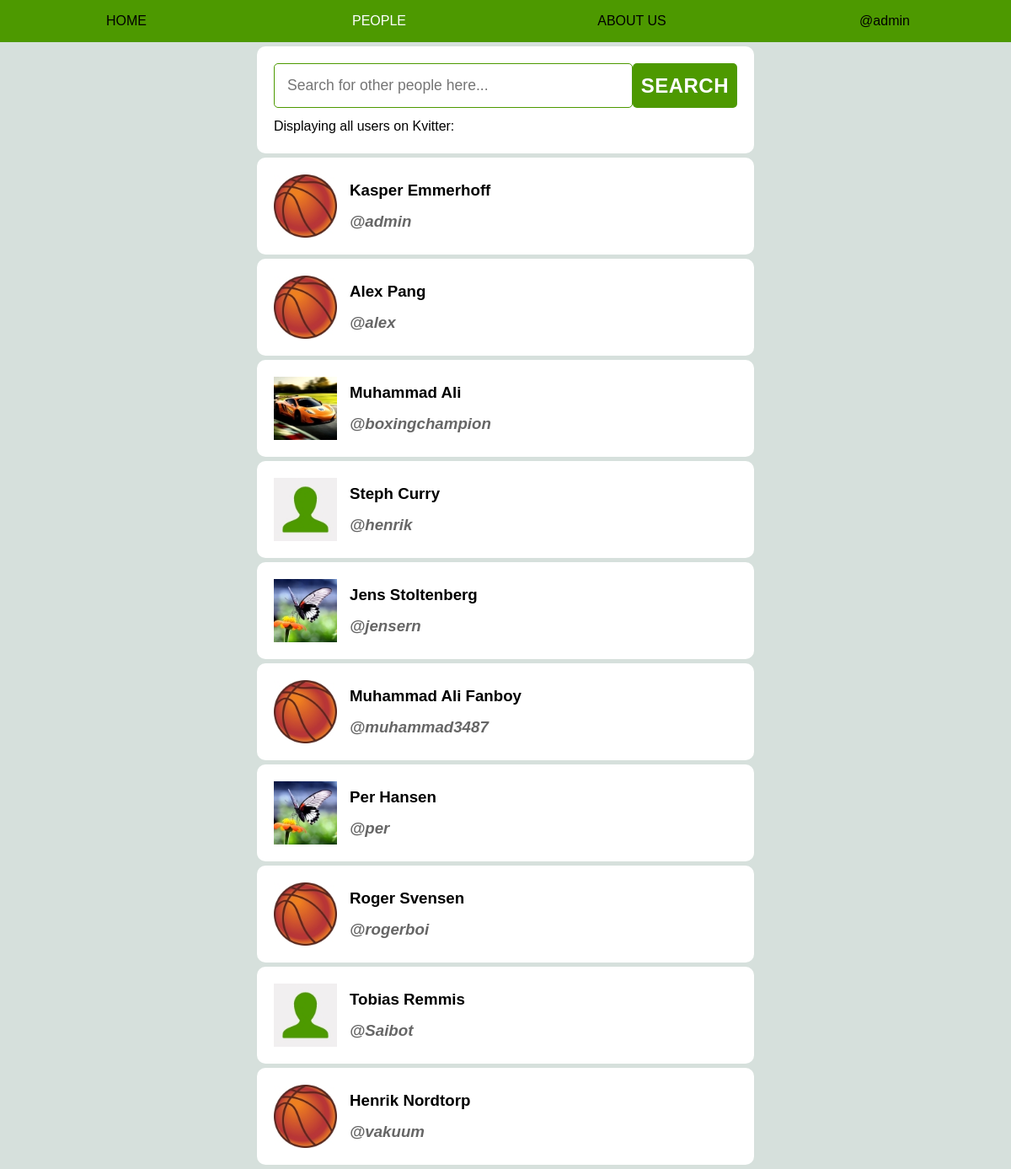
Screenshot of /people.php (signed in) with the database file from the repository.
### tables this page shows
CREATE TABLE `users` (
  `user_id` int(11) NOT NULL,
  `username` varchar(255) NOT NULL,
  `f_name` varchar(255) NOT NULL,
  `l_name` varchar(255) NOT NULL,
  `email` varchar(255) NOT NULL,
  `pic` varchar(11) NOT NULL DEFAULT '1.jpg',
  `u_type` int(11) NOT NULL DEFAULT '1',
  `password` varchar(255) NOT NULL,
  `creationtime` datetime NOT NULL
);

### include/info.inc.php (called while the page is built)
<?php
	if (isset($_SESSION['login'])){
		$user = $_SESSION['login'];
		$usere = htmlspecialchars($user);
		$userurl = urlencode($user);
	}
	else {
		header("Location: welcome.php");
	}
?>

### people.php (the view, shortened to what this page needs)
<?php
	include("include/connect.inc.php");
	include("include/info.inc.php");
	if (isset($_GET['search'])){
		if (!empty($_GET['search'])){
			$search = mysqli_real_escape_string($con, $_GET['search']);
			$sql = "SELECT username, f_name, l_name, pic, u_type FROM users WHERE username LIKE '%$search%' OR CONCAT( f_name,  ' ', l_name ) LIKE  '%$search%'";
			$result = $con->query($sql);
			$searchresult = "Search results for: '" . htmlspecialchars($_GET['search']) . "':";
		}
		else {
			$sql = "SELECT username, f_name, l_name, pic, u_type FROM users ORDER BY username";
			$result = $con->query($sql);
			$searchresult = "Displaying all users on Kvitter:";
		}
	}
	else {
		$sql = "SELECT username, f_name, l_name, pic, u_type FROM users ORDER BY username";
		$result = $con->query($sql);
		$searchresult = "Displaying all users on Kvitter:";
	}
?>
<!DOCTYPE html>
<html lang="en">
<head>
	<link rel="stylesheet" type="text/css" href="css/main.css">
	<link rel="stylesheet" type="text/css" href="css/people.css">
</head>
<body>
	<?php include("include/header.inc.php"); ?>
	<div class="container">
		<div class="box search">
			<form action='people.php' method="GET">
				<input type="text" name="search" placeholder="Search for other people here...">
				<input type="submit" value="SEARCH">
			</form>
			<p> <?php echo $searchresult;?></p>
		</div>
		<?php
			while ($rad = $result->fetch_assoc()){
				$userurl = urlencode($rad['username']);
				$userescape = htmlspecialchars($rad['username']);
				$f_nameescape = htmlspecialchars($rad['f_name']);
				$l_nameescape = htmlspecialchars($rad['l_name']);
				$pic = $rad['pic'];
				$utype = $rad['u_type'];
				echo "<div class='userbox'>\n";
				echo "<a href='user.php?u=$userurl'><div class='box users'>\n";
					echo "<img src='media/profilepics/$pic' alt='picture' width='75' height='75'>\n";
					echo "<div class='navn'>\n";
						if ($utype>=2){echo "<h3> $f_nameescape $l_nameescape <img src='media/icons/verified.png' width='20' height='20'></h3>\n";}
						else {echo "<h3> $f_nameescape $l_nameescape </h3>\n";}
						echo "<h3><i>@$userescape</i></h3>\n";
					echo "</div>\n";
				echo "</div></a>\n";
				echo "</div>\n";
			}
		?>
	</div>
</body>
</html>

### include/header.inc.php (shortened to what this page needs)
<header>
	<ul>
		<li><a href="index.php" class="home" title="HOME"> HOME </a></li>
		<li><a href="people.php" class="people" title="PEOPLE"> PEOPLE </a></li>
		<li><a href="about.php" class="about" title="ABOUT US"> ABOUT US </a></li>
		<li class="dropdown">
			<a href="user.php?u=<?php echo $userurl;?>" class="user" title="YOUR PROFILE"> <?php echo "@$usere"; ?> </a>
		</li>
	</ul>
</header>

### css/main.css (style rules this page uses)
html, body, h1, h2, h3, h4, h5, h6, p, a, div, span, ul, ol, li, table, td, th, tr, form, input, label, video, img { margin: 0; padding: 0; }
h1, h2, h3, h4, h5, h6, p, li, td, th, label { word-wrap: break-word; }
body { font-family: Arial, sans-serif; background-color: #D6E0DC; }
input[type=text], input[type=password], input[type=submit] { -webkit-appearance: none; -moz-appearance: none; appearance: none; }
header { background-color: #4d9900; position: fixed; width: 100%; text-align: center; height: auto; }
header ul { margin: 0 auto; display: flex; flex-direction: row; justify-content: space-around; align-content: center; list-style-type: none; }
header ul li a { display: flex; flex-direction: row; justify-content: center; align-items: center; text-decoration: none; color: #000000; width: 120px; height: 50px; }
.container { margin: 0 auto; padding-top: 50px; max-width: 600px; }
.box { background-color: #fff; border-radius: 10px; padding: 20px; margin: 5px; line-height: 150%; }

### css/people.css (style rules this page uses)
.box form { display: flex; flex-wrap: wrap; }
.box form input { padding: 15px; font-size: 110%; border: 1px solid #4d9900; border-radius: 5px; flex: 4; }
.box form input[type=submit] { font-size: 150%; font-weight: bold; letter-spacing: 0.5px; color: #fff; background-color: #4d9900; border: none; flex: 1; padding: 10px; }
a { text-decoration: none; color: #000; }
.users { display: flex; }
.users .navn { display: flex; flex-direction: column; justify-content: space-around; }
.users .navn { min-width: 50%; }
.navn { margin-left: 15px; }
.navn i { color: #666; }
.search p { margin-top: 10px; }

### people.php (style rules this page uses)
.people { color: #fff; }

### rows the page displays
users: pic (picture), f_name "Kasper", l_name "Emmerhoff", username "admin"
users: pic (picture), f_name "Alex", l_name "Pang", username "alex"
users: pic (picture), f_name "Muhammad", l_name "Ali", username "boxingchampion"
users: pic (picture), f_name "Steph", l_name "Curry", username "henrik"
users: pic (picture), f_name "Jens", l_name "Stoltenberg", username "jensern"
users: pic (picture), f_name "Muhammad", l_name "Ali Fanboy", username "muhammad3487"
users: pic (picture), f_name "Per", l_name "Hansen", username "per"
users: pic (picture), f_name "Roger", l_name "Svensen", username "rogerboi"
users: pic (picture), f_name "Tobias", l_name "Remmis", username "Saibot"
users: pic (picture), f_name "Henrik", l_name "Nordtorp", username "vakuum"

### other values shown
$usere "admin"
$searchresult "Displaying all users on Kvitter:"
